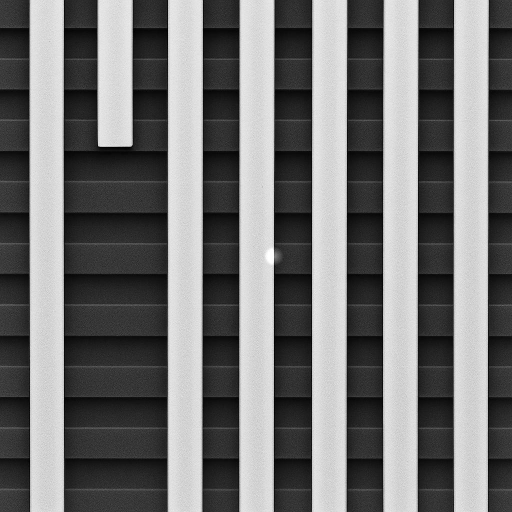
#> input picture old_versions/24_img_preprocess/image_with_bump.jpg, 1024 x 1024 px, found by its file name (shown at 1/2 size)
$ python 10_reference_finder.py
#> lines starting #> are read from the running program, lines starting #| are printed output that depends on the picture
import numpy as np
from PIL import Image
import matplotlib.pyplot as plt
import matplotlib.patches as patches
from scipy import signal

class ReferenceFinder:
    def __init__(self, image_path):
        """初始化分析器"""
#> called with image_path = 'image_with_bump.jpg'
        self.image = Image.open(image_path).convert('L')
#> self.image is the input picture: PIL image 1024x1024 L; min 0, max 255, mean 114.1
        self.image_np = np.array(self.image)
        self.height, self.width = self.image_np.shape
#> self.height = 1024; self.width = 1024
        self.vertical_lines = []
        self.horizontal_lines = []
        self.grid_cells = []
        self.reference_cells = []
        self.excluded_cells = {}

    def detect_grid_lines(self):
        """檢測網格線（垂直和水平）"""
        # 檢測垂直線
        column_means = np.mean(self.image_np, axis=0)
#> column_means = 1024 values, max 225.8 at index 342, min 3.03 at index 906, mean 114.1
        col_gradient = np.gradient(column_means)
#> col_gradient = 1024 values, max 102.4 at index 335, min -99.63 at index 405, mean -0.000959
        col_threshold = np.std(col_gradient) * 2
#> col_threshold = 25.36
        vertical_edges = np.where(np.abs(col_gradient) > col_threshold)[0]
#> vertical_edges = 32 values from 58 to 977

        # 合併相近的邊緣
        self.vertical_lines = []
        if len(vertical_edges) > 0:
            current_group = [vertical_edges[0]]
#> current_group = [58]
            for i in range(1, len(vertical_edges)):
                if vertical_edges[i] - vertical_edges[i-1] < 10:
                    current_group.append(vertical_edges[i])
                else:
                    self.vertical_lines.append(int(np.mean(current_group)))
                    current_group = [vertical_edges[i]]
#> this loop made 31 passes
#> current_group on passes 3, 5, 6, 7, 10, 12, 14, 16, 18, 21, 24, 26: [127], [195], [265], [334], [404], [478], [547], [623], [692], [765], [835], [906]
#> after the loop, self.vertical_lines = [59, 127, 195, 265, 335, 404, 478, 547, 623, 693, 766, 835, 907]
            self.vertical_lines.append(int(np.mean(current_group)))

        # 檢測水平線
        row_means = np.mean(self.image_np, axis=1)
#> row_means = 1024 values, max 142.8 at index 118, min 93.13 at index 798, mean 114.1
        row_gradient = np.gradient(row_means)
#> row_gradient = 1024 values, max 10.09 at index 608, min -14.76 at index 547, mean -0.00829
        row_threshold = np.std(row_gradient) * 2
#> row_threshold = 4.12
        horizontal_edges = np.where(np.abs(row_gradient) > row_threshold)[0]
#> horizontal_edges = 53 values from 55 to 981

        # 合併相近的邊緣
        self.horizontal_lines = []
        if len(horizontal_edges) > 0:
            current_group = [horizontal_edges[0]]
#> current_group = [55]
            for i in range(1, len(horizontal_edges)):
                if horizontal_edges[i] - horizontal_edges[i-1] < 10:
                    current_group.append(horizontal_edges[i])
                else:
                    self.horizontal_lines.append(int(np.mean(current_group)))
                    current_group = [horizontal_edges[i]]
#> this loop made 52 passes
#> current_group on passes 2, 6, 8, 12, 16, 20, 22, 26, 29, 34, 37, 41: [116], [178], [238], [293], [361], [424], [485], [546], [607], [670], [731], [793]
#> after the loop, self.horizontal_lines = [55, 118, 178, 240, 297, 363, 424, 487, 547, 609, 671, 733, 793, 856, 916]
            self.horizontal_lines.append(int(np.mean(current_group)))

        return self.vertical_lines, self.horizontal_lines

    def create_grid_cells(self):
        """根據檢測到的線條創建網格單元"""
        self.grid_cells = []

        # 添加邊界
        v_lines = [0] + sorted(self.vertical_lines) + [self.width]
#> v_lines = [0, 59, 127, 195, 265, 335, 404, 478, 547, 623, 693, 766, 835, 907, 976, 1024]
        h_lines = [0] + sorted(self.horizontal_lines) + [self.height]
#> h_lines = [0, 55, 118, 178, 240, 297, 363, 424, 487, 547, 609, 671, 733, 793, 856, 916, 979, 1024]

        # 創建所有網格單元
        for i in range(len(h_lines) - 1):
            for j in range(len(v_lines) - 1):
                cell = {
                    'row': i,
                    'col': j,
                    'x1': v_lines[j],
                    'y1': h_lines[i],
                    'x2': v_lines[j + 1],
                    'y2': h_lines[i + 1],
                    'width': v_lines[j + 1] - v_lines[j],
                    'height': h_lines[i + 1] - h_lines[i]
                }

                # 計算單元的平均亮度和標準差
                cell_region = self.image_np[cell['y1']:cell['y2'], cell['x1']:cell['x2']]
                if cell_region.size > 0:
                    cell['mean_brightness'] = np.mean(cell_region)
                    cell['std_brightness'] = np.std(cell_region)
                else:
                    cell['mean_brightness'] = 0
                    cell['std_brightness'] = 0

                # 計算到邊界的距離
                cell['distance_to_edge'] = min(
                    cell['x1'],  # 左邊界
                    cell['y1'],  # 上邊界
                    self.width - cell['x2'],  # 右邊界
                    self.height - cell['y2']  # 下邊界
                )

                self.grid_cells.append(cell)
#> this loop made 17 passes
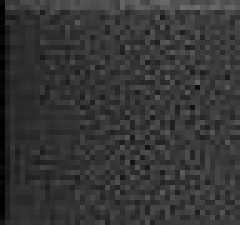
#> cell_region: shape (45, 48) (shown 5 times larger); min 0, max 108, mean 53.2
#> after the loop, self.grid_cells = 255 items

        return self.grid_cells

    def classify_cells(self):
        """分類網格單元（亮條、灰色方塊、暗區）"""
        brightnesses = [cell['mean_brightness'] for cell in self.grid_cells]
#> brightnesses = 255 values, max 221.5 at index 3, min 25.15 at index 19, mean 113.7
        bright_threshold = np.percentile(brightnesses, 75)
#> bright_threshold = 213.6
        dark_threshold = np.percentile(brightnesses, 25)
#> dark_threshold = 35.62

        for cell in self.grid_cells:
            if cell['mean_brightness'] > bright_threshold:
                cell['type'] = 'bright'
            elif cell['mean_brightness'] < dark_threshold:
                cell['type'] = 'dark'
            else:
                cell['type'] = 'gray'

        return self.grid_cells

    def find_target_cell(self, target_bbox):
        """找出目標框所在的網格單元"""
        x, y, w, h = target_bbox
        target_center_x = x + w // 2
        target_center_y = y + h // 2

        target_cell = None
        for cell in self.grid_cells:
            if (cell['x1'] <= target_center_x <= cell['x2'] and
                cell['y1'] <= target_center_y <= cell['y2']):
                target_cell = cell
                break

        return target_cell

    def find_reference_cells(self, target_cell, edge_margin=100,
                           brightness_tolerance=10, size_tolerance=20):
        """根據目標單元找出合適的參考單元"""
        self.reference_cells = []
        self.excluded_cells = {
            'edge': [],
            'brightness': [],
            'size': [],
            'type': []
        }

        if not target_cell:
            return []

        target_brightness = target_cell['mean_brightness']
        target_width = target_cell['width']
        target_height = target_cell['height']

        for cell in self.grid_cells:
            # 排除目標單元本身
            if cell == target_cell:
                continue

            # 排除太靠近邊界的單元
            if cell['distance_to_edge'] < edge_margin:
                self.excluded_cells['edge'].append(cell)
                continue

            # 只選擇灰色方塊
            if cell['type'] != 'gray':
                self.excluded_cells['type'].append(cell)
                continue

            # 檢查亮度相似性
            brightness_diff = abs(cell['mean_brightness'] - target_brightness)
            if brightness_diff > brightness_tolerance:
                self.excluded_cells['brightness'].append(cell)
                continue

            # 檢查尺寸相似性
            width_diff = abs(cell['width'] - target_width)
            height_diff = abs(cell['height'] - target_height)
            if width_diff > size_tolerance or height_diff > size_tolerance:
                self.excluded_cells['size'].append(cell)
                continue

            # 計算綜合相似度分數
            brightness_score = 1 - (brightness_diff / brightness_tolerance)
            size_score = 1 - (width_diff + height_diff) / (2 * size_tolerance)
            distance_score = cell['distance_to_edge'] / self.width  # 離邊界越遠越好

            cell['similarity_score'] = (brightness_score + size_score + distance_score) / 3
            self.reference_cells.append(cell)

        # 按相似度分數排序
        self.reference_cells.sort(key=lambda x: x['similarity_score'], reverse=True)

        return self.reference_cells

    def visualize_references(self, target_bbox, max_refs=20, save_path=None,
                           edge_margin=100, brightness_tolerance=10, size_tolerance=20):
        """視覺化參考區域選擇結果"""
        plt.ioff()
        fig, (ax1, ax2) = plt.subplots(1, 2, figsize=(18, 9))

        # 左圖：顯示所有候選參考區域
        ax1.imshow(self.image_np, cmap='gray')
        ax1.set_title('Reference Cell Selection (Green: Selected, Yellow: Edge cells excluded)')

        # 繪製網格線
        for v_line in self.vertical_lines:
            ax1.axvline(x=v_line, color='gray', linewidth=0.3, alpha=0.5)
        for h_line in self.horizontal_lines:
            ax1.axhline(y=h_line, color='gray', linewidth=0.3, alpha=0.5)

        # 標記邊界區域（黃色）
        for cell in self.grid_cells:
            if cell['distance_to_edge'] < edge_margin and cell['type'] == 'gray':
                rect = patches.Rectangle((cell['x1'], cell['y1']),
                                       cell['width'], cell['height'],
                                       linewidth=1, edgecolor='yellow',
                                       facecolor='yellow', alpha=0.2)
                ax1.add_patch(rect)

        # 繪製目標框和單元
        x, y, w, h = target_bbox
        target_rect = patches.Rectangle((x, y), w, h, linewidth=3,
                                      edgecolor='red', facecolor='none')
        ax1.add_patch(target_rect)

        target_cell = self.find_target_cell(target_bbox)
        if target_cell:
            target_cell_rect = patches.Rectangle((target_cell['x1'], target_cell['y1']),
                                               target_cell['width'], target_cell['height'],
                                               linewidth=2, edgecolor='red',
                                               facecolor='red', alpha=0.2)
            ax1.add_patch(target_cell_rect)

        # 繪製參考單元（綠色，最多顯示max_refs個）
        for i, cell in enumerate(self.reference_cells[:max_refs]):
            rect = patches.Rectangle((cell['x1'], cell['y1']),
                                   cell['width'], cell['height'],
                                   linewidth=2, edgecolor='green',
                                   facecolor='green', alpha=0.2)
            ax1.add_patch(rect)
            # 標註編號
            ax1.text(cell['x1'] + cell['width']//2, cell['y1'] + cell['height']//2,
                    f'{i+1}', color='white', fontsize=8, ha='center', va='center',
                    bbox=dict(boxstyle="circle,pad=0.3", facecolor="green", alpha=0.8))

        # 右圖：顯示詳細信息
        ax2.axis('off')

        info_text = "=== Reference Selection Results ===\n\n"

        if target_cell:
            info_text += f"Target Cell:\n"
            info_text += f"  Position: Row {target_cell['row']}, Col {target_cell['col']}\n"
            info_text += f"  Brightness: {target_cell['mean_brightness']:.1f} ± {target_cell['std_brightness']:.1f}\n"
            info_text += f"  Size: {target_cell['width']}x{target_cell['height']}\n\n"

        info_text += f"Selection Criteria:\n"
        info_text += f"  Edge margin: >{edge_margin}px\n"
        info_text += f"  Brightness tolerance: ±{brightness_tolerance}\n"
        info_text += f"  Size tolerance: ±{size_tolerance}px\n\n"

        info_text += f"Exclusion Summary:\n"
        info_text += f"  Too close to edge: {len(self.excluded_cells['edge'])} cells\n"
        info_text += f"  Not gray cells: {len(self.excluded_cells['type'])} cells\n"
        info_text += f"  Brightness mismatch: {len(self.excluded_cells['brightness'])} cells\n"
        info_text += f"  Size mismatch: {len(self.excluded_cells['size'])} cells\n\n"

        info_text += f"Found {len(self.reference_cells)} suitable reference cells\n\n"

        if self.reference_cells:
            info_text += "Top 10 Reference Cells:\n"
            for i, cell in enumerate(self.reference_cells[:10]):
                info_text += f"\n{i+1}. Row {cell['row']}, Col {cell['col']}\n"
                info_text += f"   Brightness: {cell['mean_brightness']:.1f}\n"
                info_text += f"   Size: {cell['width']}x{cell['height']}\n"
                info_text += f"   Edge distance: {cell['distance_to_edge']}px\n"
                info_text += f"   Similarity score: {cell['similarity_score']:.3f}\n"

        # 計算參考單元的統計信息
        if self.reference_cells:
            ref_brightnesses = [cell['mean_brightness'] for cell in self.reference_cells]
            info_text += f"\nReference cells brightness:\n"
            info_text += f"  Mean: {np.mean(ref_brightnesses):.2f}\n"
            info_text += f"  Std: {np.std(ref_brightnesses):.2f}\n"
            info_text += f"  Range: {min(ref_brightnesses):.1f} - {max(ref_brightnesses):.1f}\n"

        ax2.text(0.05, 0.95, info_text, transform=ax2.transAxes,
                fontsize=10, verticalalignment='top', fontfamily='monospace',
                bbox=dict(boxstyle="round,pad=0.5", facecolor="lightgray", alpha=0.8))

        plt.tight_layout()

        if save_path:
            plt.savefig(save_path, dpi=150, bbox_inches='tight')
        plt.close()

        print(info_text)


# 測試程式碼
if __name__ == "__main__":
    # 初始化分析器
    finder = ReferenceFinder('image_with_bump.jpg')

    # 檢測網格
    finder.detect_grid_lines()
    finder.create_grid_cells()
    finder.classify_cells()

    # 使用者框選的缺陷區域
    x1, y1 = 548, 494
    x2, y2 = 560, 527
    target_bbox = (x1, y1, x2-x1, y2-y1)

    # 找出目標單元
    target_cell = finder.find_target_cell(target_bbox)
#> the loop in find_target_cell, `for cell in self.grid_cells:` made 129 passes
#> target_cell = 12 items

    # 找出參考單元
    finder.find_reference_cells(target_cell, edge_margin=100,
                               brightness_tolerance=10, size_tolerance=20)
#> in find_reference_cells, `target_brightness = target_cell['mean_brightness']`: target_brightness = 52.44
#> in find_reference_cells, `target_width = target_cell['width']`: target_width = 76
#> in find_reference_cells, `target_height = target_cell['height']`: target_height = 60
#> the loop in find_reference_cells, `for cell in self.grid_cells:` made 255 passes
#> (brightness_diff, width_diff, brightness_score, size_score, distance_score) on passes 33, 35, 37: (7.59, 8, 0.241, 0.8, 0.115), (8.91, 6, 0.109, 0.85, 0.115), (4.31, 2, 0.569, 0.95, 0.115)
#> after the loop in find_reference_cells, `for cell in self.grid_cells:`: self.reference_cells = 46 items

    # 視覺化結果
    finder.visualize_references(target_bbox, max_refs=20,
                               save_path='reference_selection_result.png',
                               edge_margin=100, brightness_tolerance=10, size_tolerance=20)
#> the loop in visualize_references, `for v_line in self.vertical_lines:` made 14 passes
#> v_line on passes 1 to 12: 59, 127, 195, 265, 335, 404, 478, 547, 623, 693, 766, 835
#> the loop in visualize_references, `for h_line in self.horizontal_lines:` made 16 passes
#> h_line on passes 1 to 12: 55, 118, 178, 240, 297, 363, 424, 487, 547, 609, 671, 733
#> the loop in find_target_cell (call 2), `for cell in self.grid_cells:` made 129 passes
#> in visualize_references, `target_cell = self.find_target_cell(target_bbox)`: target_cell = 12 items
#> the loop in visualize_references, `for i, cell in enumerate(self.reference_cells[:max_refs]):` made 20 passes
#> the loop in visualize_references, `for i, cell in enumerate(self.reference_cells[:10]):` made 10 passes
#> in visualize_references, `ref_brightnesses = [cell['mean_brightness'] for cell in self.reference..`: ref_brightnesses = 46 values, max 56.9 at index 27, min 43.48 at index 43, mean 48.57
#> in visualize_references, `plt.savefig(save_path, dpi=150, bbox_inches='tight')`:
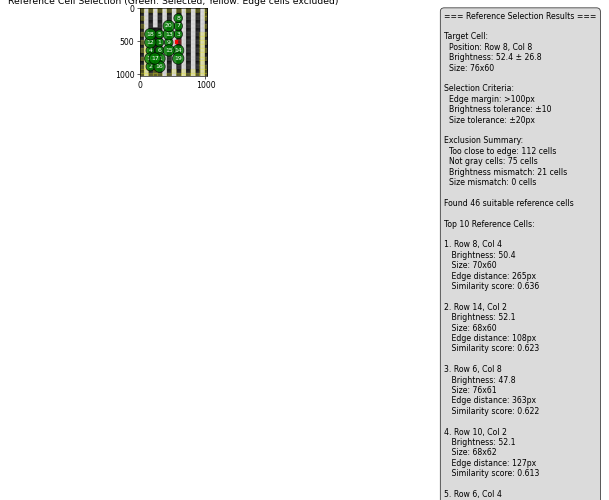
#> figure drawn by matplotlib, 1 panel
#> (printed output is left out)

    # 打印右半邊的分析
    print("\n=== Analysis of Right Half Cells ===")
    right_half_cells = [cell for cell in finder.grid_cells if cell['x1'] > finder.width // 2]
#> right_half_cells = 119 items
    gray_right_cells = [cell for cell in right_half_cells if cell['type'] == 'gray']
#> gray_right_cells = 64 items

    print(f"Total cells in right half: {len(right_half_cells)}")
#| Total cells in right half: 119
    print(f"Gray cells in right half: {len(gray_right_cells)}")
#| Gray cells in right half: 64

    # 分析為什麼右半邊的灰色方塊沒被選上
    for cell in gray_right_cells:
        if cell in finder.reference_cells:
            continue

        reasons = []
        if cell == target_cell:
            reasons.append("Is target cell")
        elif cell['distance_to_edge'] < 100:
            reasons.append(f"Too close to edge ({cell['distance_to_edge']}px)")
        else:
            brightness_diff = abs(cell['mean_brightness'] - target_cell['mean_brightness'])
            if brightness_diff > 10:
                reasons.append(f"Brightness diff too large ({brightness_diff:.1f})")

            width_diff = abs(cell['width'] - target_cell['width'])
            height_diff = abs(cell['height'] - target_cell['height'])
            if width_diff > 20 or height_diff > 20:
                reasons.append(f"Size diff too large (w:{width_diff}, h:{height_diff})")

        if reasons:
            print(f"  Row {cell['row']}, Col {cell['col']}: {'; '.join(reasons)}")
#> this loop made 64 passes
#> (brightness_diff, width_diff, height_diff) on passes 19, 22, 27, 30, 35, 38, 40, 44, 45, 48, 50: (160.8, 6, 3), (160.3, 6, 0), (159.8, 6, 2), (160.1, 6, 2), (159.7, 6, 2), (159.2, 6, 0), (160.6, 7, 0), (159, 6, 3), (159.8, 7, 3), (159.2, 6, 0), (159.7, 7, 0)
#|   Row 0, Col 8: Too close to edge (0px)
#|   Row 0, Col 10: Too close to edge (0px)
#|   Row 0, Col 12: Too close to edge (0px)
#|   Row 0, Col 14: Too close to edge (0px)
#|   Row 1, Col 14: Too close to edge (0px)
#|   Row 2, Col 14: Too close to edge (0px)
#|   Row 4, Col 14: Too close to edge (0px)
#|   Row 6, Col 13: Too close to edge (48px)
#> (further printed lines are left out)
